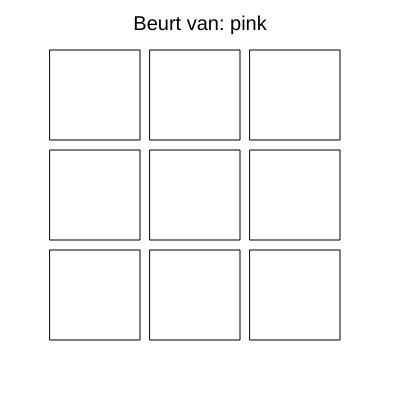
Frame 1 (no input)
Frame 60 (no input): identical to frame 1, image omitted
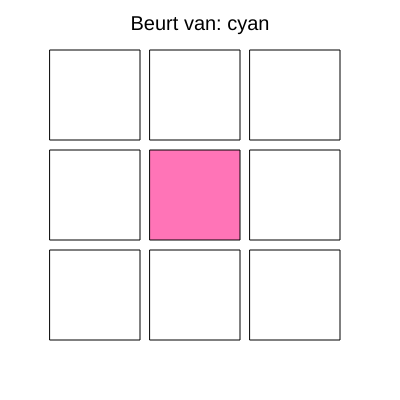
Frame 120 (the mouse pressed at the canvas centre since frame 60)

The p5.js sketch that drew these frames (run headless with seeded random() and noise() and a simulated clock; from frame 60 on, the mouse is pressed at the canvas centre):

// p5.js sketch
// ── sketch.js
let vakken = ["", "", "", "", "", "", "", ""];

let speler = "pink";

let winnaar = "";
 
function setup() {

  createCanvas(400, 400);

}
 
function draw() {

  if (winnaar == "") {

    if (speler == "#ff74b7") {

      background("#fff7bd");

    } else {

      background("");

    }

  } else {

    background(10);

  }
 
  fill(0);

  textSize(20);

  textAlign(CENTER);
 
  if (winnaar != "") {

    text("Speler " + winnaar + " heeft gewonnen!", 200, 30);

  } else {

    text("Beurt van: " + speler, 200, 30);

  }
 
  for (let i = 0; i < 9; i++) {

    let x = 50 + (i % 3) * 100;

    let y = 50 + floor(i / 3) * 100;
 
    if (vakken[i] == "pink") fill("#ff74b7");

    else if (vakken[i] == "cyan") fill("#aafff8");

    else fill("white");
 
    rect(x, y, 90, 90);

  }

}
 
function mousePressed() {

  if (winnaar != "") return;
 
  let kolom = floor((mouseX - 50) / 100);

  let rij = floor((mouseY - 50) / 100);

  let plek = rij * 3 + kolom;
 
  if (plek >= 0 && plek < 9 && vakken[plek] == "") {

    vakken[plek] = speler;
 
    // Horizontaal

    for (let i = 0; i < 9; i += 3) {

      if (vakken[i] != "" &&

          vakken[i] == vakken[i + 1] &&

          vakken[i] == vakken[i + 2]) {

        winnaar = speler;

      }

    }
 
    // Verticaal

    for (let i = 0; i < 3; i++) {

      if (vakken[i] != "" &&

          vakken[i] == vakken[i + 3] &&

          vakken[i] == vakken[i + 6]) {

        winnaar = speler;

      }

    }
 
    // Diagonalen

    if (vakken[0] != "" &&

        vakken[0] == vakken[4] &&

        vakken[0] == vakken[8]) {

      winnaar = speler;

    }
 
    if (vakken[2] != "" &&

        vakken[2] == vakken[4] &&

        vakken[2] == vakken[6]) {

      winnaar = speler;

    }
 
    // Beurt wisselen

    if (winnaar == "") {

      if (speler == "pink") {

        speler = "cyan";

      } else {

        speler = "pink";

      }

    }

  }

}
 
